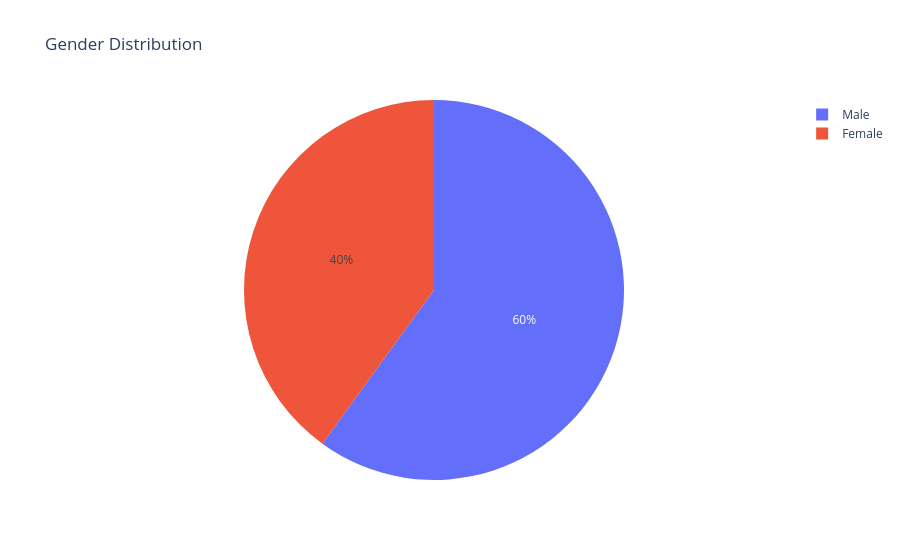

Source (notebook cell):
### Code cell
# Gender distribution
fig = px.pie(df, names="Gender", title="Gender Distribution")
fig.show()

### Figure 1 — Plotly figure (JSON) as saved in the notebook; plotly's stock layout.template omitted (floating-point values rounded to 4 significant figures; data arrays with more than 128 entries replaced by an {"elided": "..."} marker saying what was removed)
{"data": [{"domain": {"x": [0, 1], "y": [0, 1]}, "hovertemplate": "Gender=%{label}<extra></extra>", "labels": {"elided": "1470 str values"}, "legendgroup": "", "name": "", "showlegend": true, "type": "pie"}], "layout": {"legend": {"tracegroupgap": 0}, "title": {"text": "Gender Distribution"}}}
